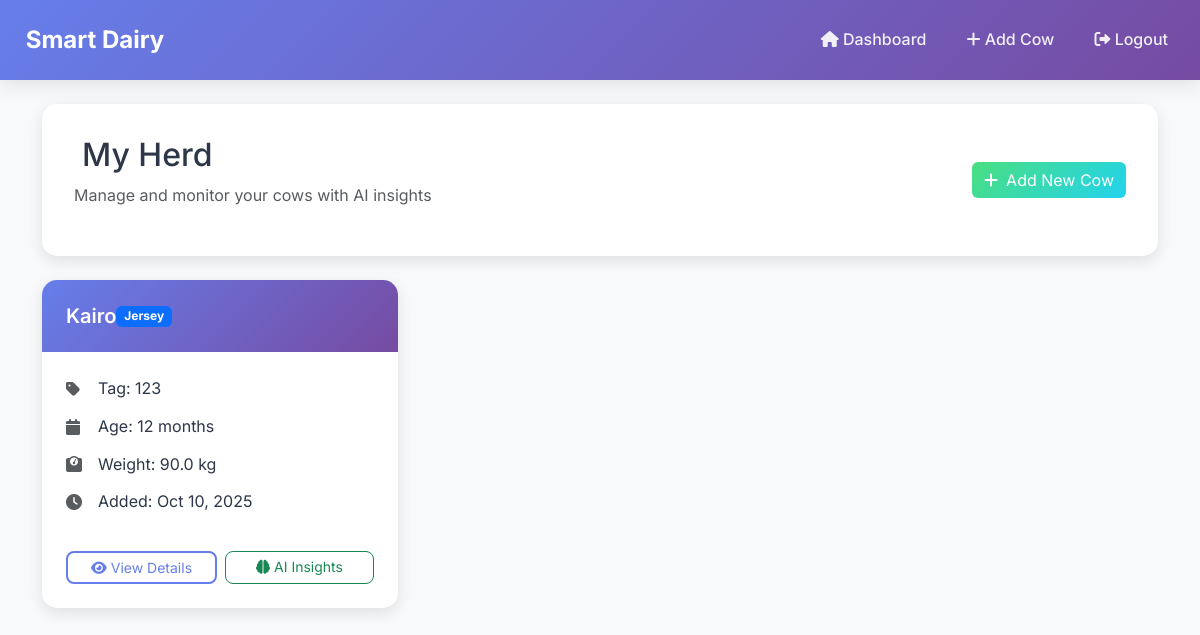
Page /cows/ (signed in) on the earlier database version.
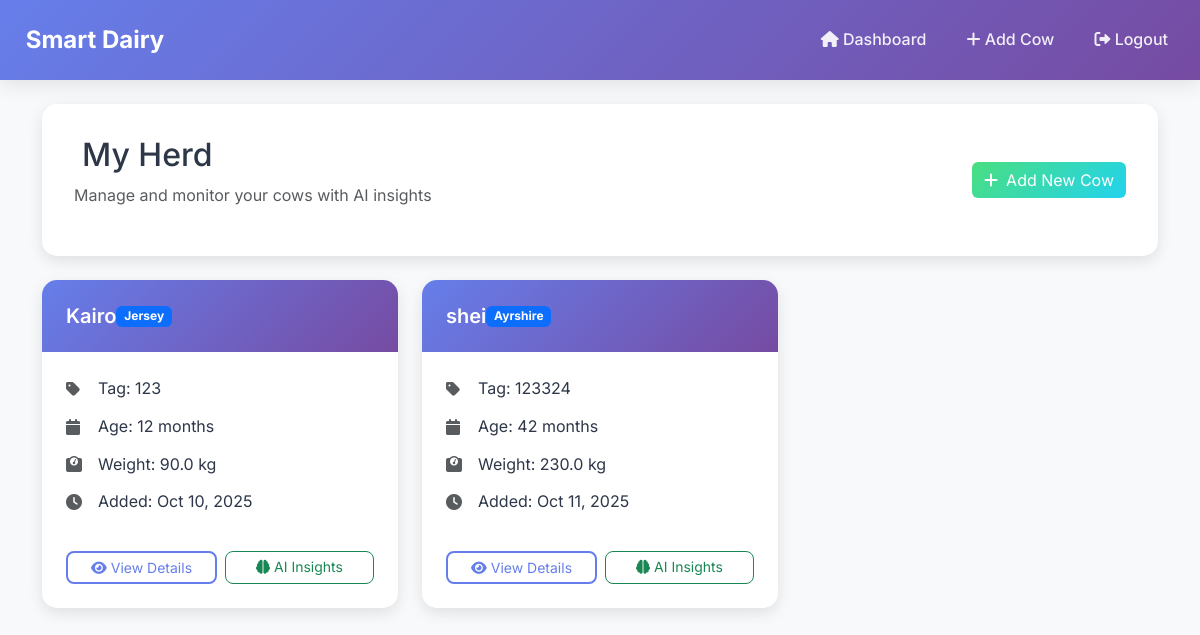
Same page on the later database version.
### main/models.py (models this page shows, shortened)
class Cow(models.Model):
    HEALTH_CHOICES = [
        ('excellent', 'Excellent'),
        ('good', 'Good'),
        ('fair', 'Fair'),
        ('poor', 'Poor'),
        ('sick', 'Sick')
    ]
    owner = models.ForeignKey(User, on_delete=models.CASCADE)
    name = models.CharField(max_length=100)
    tag_number = models.CharField(max_length=50, unique=True)
    breed = models.CharField(max_length=100)
    age = models.IntegerField()
    weight = models.FloatField()
    health_condition = models.CharField(max_length=20, choices=HEALTH_CHOICES, default='good')
    date_added = models.DateTimeField(default=timezone.now)

### main/views.py (the view)
# urls.py: path('cows/', views.cow_list, name='cow_list'),
@login_required
def cow_list(request):
    cows = Cow.objects.filter(owner=request.user)
    return render(request, 'main/cow_list.html', {'cows': cows})

### main/templates/main/cow_list.html (shortened to what this page needs)
{% extends 'main/base.html' %}
{% load static %}
{% block content %}
<div class="cow-list-container">
    <nav class="navbar navbar-expand-lg navbar-dark bg-dark">
        <div class="container-fluid">
            <a class="navbar-brand" href="{% url 'dashboard' %}"> Smart Dairy</a>
            <div class="navbar-nav ms-auto">
                <a class="nav-link" href="{% url 'dashboard' %}"><i class="fas fa-home"></i> Dashboard</a>
                <a class="nav-link" href="{% url 'add_cow' %}"><i class="fas fa-plus"></i> Add Cow</a>
                <a class="nav-link" href="{% url 'logout' %}"><i class="fas fa-sign-out-alt"></i> Logout</a>
            </div>
        </div>
    </nav>
    <div class="container py-4">
        <div class="row">
            <div class="col-12">
                <div class="header-card fade-in-up">
                    <div class="d-flex justify-content-between align-items-center">
                        <div>
                            <h2>My Herd</h2>
                            <p class="text-muted">Manage and monitor your cows with AI insights</p>
                        </div>
                        <a href="{% url 'add_cow' %}" class="btn btn-primary">
                            <i class="fas fa-plus me-2"></i>Add New Cow
                        </a>
                    </div>
                </div>
            </div>
        </div>
        {% if cows %}
        <div class="row mt-4">
            {% for cow in cows %}
            <div class="col-lg-4 col-md-6 mb-4">
                <div class="cow-card fade-in-up" data-delay="{{ forloop.counter0|add:1 }}00">
                    <div class="cow-header">
                        <h5>{{ cow.name }}</h5>
                        <span class="badge bg-primary">{{ cow.breed }}</span>
                    </div>
                    <div class="cow-details">
                        <div class="detail-item">
                            <i class="fas fa-tag text-muted"></i>
                            <span>Tag: {{ cow.tag_number }}</span>
                        </div>
                        <div class="detail-item">
                            <i class="fas fa-calendar text-muted"></i>
                            <span>Age: {{ cow.age }} months</span>
                        </div>
                        <div class="detail-item">
                            <i class="fas fa-weight text-muted"></i>
                            <span>Weight: {{ cow.weight }} kg</span>
                        </div>
                        <div class="detail-item">
                            <i class="fas fa-clock text-muted"></i>
                            <span>Added: {{ cow.date_added|date:"M d, Y" }}</span>
                        </div>
                    </div>
                    <div class="cow-actions">
                        <a href="{% url 'cow_detail' cow.id %}" class="btn btn-outline-primary btn-sm">
                            <i class="fas fa-eye me-1"></i>View Details
                        </a>
                        <a href="{% url 'cow_detail' cow.id %}" class="btn btn-outline-success btn-sm">
                            <i class="fas fa-brain me-1"></i>AI Insights
                        </a>
                    </div>
                </div>
            </div>
            {% endfor %}
        </div>
        {% endif %}
    </div>
</div>
{% endblock %}

### main/templates/main/base.html (shortened to what this page needs)
<!DOCTYPE html>
<html lang="en">
<head>
    <link href="https://cdn.jsdelivr.net/npm/bootstrap@5.3.0/dist/css/bootstrap.min.css" rel="stylesheet">
    <link href="https://cdnjs.cloudflare.com/ajax/libs/font-awesome/6.0.0/css/all.min.css" rel="stylesheet">
    {% load static %}
    <link rel="stylesheet" href="{% static 'css/style.css' %}">
</head>
<body>
    {% block content %}
    {% endblock %}
</body>
</html>

### static/css/style.css (style rules this page uses)
* { margin: 0; padding: 0; box-sizing: border-box; }
body { font-family: 'Inter', 'Segoe UI', Tahoma, Geneva, Verdana, sans-serif; line-height: 1.6; color: #2d3748; overflow-x: hidden; background: #f7fafc; }
.navbar { background: linear-gradient(135deg, #667eea 0%, #764ba2 100%); backdrop-filter: blur(20px); transition: all 0.3s ease; padding: 1rem 0; box-shadow: 0 4px 20px rgba(0,0,0,0.1); }
.navbar-brand { font-weight: 700; font-size: 1.5rem; color: #fff !important; }
.nav-link { color: rgba(255,255,255,0.9) !important; font-weight: 500; transition: all 0.3s ease; border-radius: 8px; margin: 0 0.25rem; padding: 0.5rem 1rem !important; }
.btn-primary { background: linear-gradient(135deg, #4ade80, #22d3ee); border: none; color: white; }
.dashboard-container, .chatbot-container, .add-cow-container, .cow-list-container, .cow-detail-container, .disease-detection-container { min-height: 100vh; background: #f7fafc; }
.welcome-card, .stat-card, .cow-card, .chat-card, .add-cow-card, .detection-card { background: white; border-radius: 16px; box-shadow: 0 4px 25px rgba(0,0,0,0.08); border: none; }
.btn-outline-primary { border: 2px solid #667eea; color: #667eea; background: transparent; }
.fade-in-up { animation: fadeInUp 0.8s ease-out; }

### main/templates/main/cow_list.html (style rules this page uses)
.cow-list-container { min-height: 100vh; background: #f8f9fa; }
.header-card { background: white; padding: 2rem; border-radius: 15px; box-shadow: 0 5px 15px rgba(0,0,0,0.1); }
.cow-card { background: white; border-radius: 15px; box-shadow: 0 5px 15px rgba(0,0,0,0.1); transition: all 0.3s ease; overflow: hidden; }
.cow-header { background: linear-gradient(135deg, #667eea 0%, #764ba2 100%); color: white; padding: 1.5rem; display: flex; justify-content: between; align-items: center; }
.cow-header h5 { margin: 0; font-weight: 600; }
.cow-details { padding: 1.5rem; }
.detail-item { display: flex; align-items: center; margin-bottom: 0.75rem; }
.detail-item i { width: 20px; margin-right: 0.75rem; }
.cow-actions { padding: 0 1.5rem 1.5rem; display: flex; gap: 0.5rem; }
.cow-actions .btn { flex: 1; border-radius: 8px; }

Differences in the rows shown:
added Cow: name "shei", breed "Ayrshire", tag_number "123324", age "42", weight "230.0", date_added "Oct 11, 2025"
